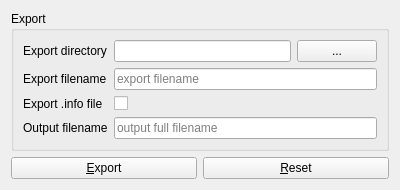
<?xml version="1.0" encoding="UTF-8"?>
<ui version="4.0">
 <class>DBExportWidget</class>
 <widget class="QWidget" name="DBExportWidget">
  <property name="geometry">
   <rect>
    <x>0</x>
    <y>0</y>
    <width>400</width>
    <height>179</height>
   </rect>
  </property>
  <property name="windowTitle">
   <string>Form</string>
  </property>
  <layout class="QVBoxLayout" name="verticalLayout">
   <item>
    <widget class="QGroupBox" name="exp_groupBox">
     <property name="title">
      <string>Export</string>
     </property>
     <layout class="QFormLayout" name="formLayout">
      <property name="fieldGrowthPolicy">
       <enum>QFormLayout::ExpandingFieldsGrow</enum>
      </property>
      <item row="0" column="0">
       <widget class="QLabel" name="exp_label_dir">
        <property name="text">
         <string>Export directory</string>
        </property>
       </widget>
      </item>
      <item row="0" column="1">
       <layout class="QHBoxLayout" name="exp_horizontalLayout_dir">
        <item>
         <widget class="QLineEdit" name="exp_line_dir"/>
        </item>
        <item>
         <widget class="QPushButton" name="exp_push_dir">
          <property name="text">
           <string>...</string>
          </property>
         </widget>
        </item>
       </layout>
      </item>
      <item row="1" column="0">
       <widget class="QLabel" name="exp_label_filename">
        <property name="text">
         <string>Export filename</string>
        </property>
       </widget>
      </item>
      <item row="1" column="1">
       <widget class="QLineEdit" name="exp_line_filename">
        <property name="toolTip">
         <string>Filename for exported database file/archive (doesn't include file extension)</string>
        </property>
        <property name="placeholderText">
         <string>export filename</string>
        </property>
       </widget>
      </item>
      <item row="2" column="0">
       <widget class="QLabel" name="exp_label_info">
        <property name="text">
         <string>Export .info file</string>
        </property>
       </widget>
      </item>
      <item row="2" column="1">
       <widget class="QCheckBox" name="exp_chb_info">
        <property name="toolTip">
         <string>Export INFO file together with database file. This option is available only if database is exported to archive.</string>
        </property>
        <property name="text">
         <string/>
        </property>
       </widget>
      </item>
      <item row="3" column="0">
       <widget class="QLabel" name="exp_label_output">
        <property name="text">
         <string>Output filename</string>
        </property>
       </widget>
      </item>
      <item row="3" column="1">
       <widget class="QLineEdit" name="exp_line_output">
        <property name="toolTip">
         <string>Displays final export file name.</string>
        </property>
        <property name="readOnly">
         <bool>true</bool>
        </property>
        <property name="placeholderText">
         <string>output full filename</string>
        </property>
       </widget>
      </item>
     </layout>
     <zorder>exp_label_dir</zorder>
     <zorder></zorder>
     <zorder>exp_label_filename</zorder>
     <zorder>exp_line_filename</zorder>
     <zorder>exp_label_info</zorder>
     <zorder>exp_chb_info</zorder>
     <zorder>exp_label_output</zorder>
     <zorder>exp_line_output</zorder>
    </widget>
   </item>
   <item>
    <spacer name="verticalSpacer">
     <property name="orientation">
      <enum>Qt::Vertical</enum>
     </property>
     <property name="sizeHint" stdset="0">
      <size>
       <width>20</width>
       <height>40</height>
      </size>
     </property>
    </spacer>
   </item>
   <item>
    <layout class="QHBoxLayout" name="exp_horizontalLayout_buttons">
     <item>
      <widget class="QPushButton" name="exp_push_export">
       <property name="toolTip">
        <string>Export database to given file</string>
       </property>
       <property name="text">
        <string>&amp;Export</string>
       </property>
      </widget>
     </item>
     <item>
      <widget class="QPushButton" name="exp_push_reset">
       <property name="toolTip">
        <string>Reset to default settings</string>
       </property>
       <property name="text">
        <string>&amp;Reset</string>
       </property>
      </widget>
     </item>
    </layout>
   </item>
  </layout>
 </widget>
 <resources/>
 <connections/>
</ui>
